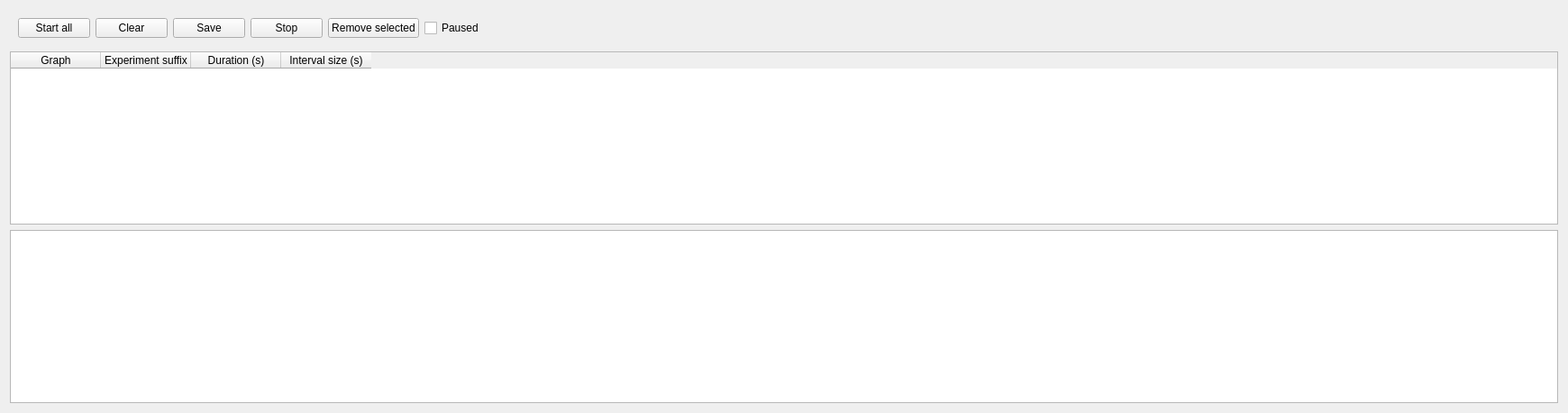
      <widget class="QWidget" name="tabQueue">
       <attribute name="title">
        <string>Queue</string>
       </attribute>
       <layout class="QVBoxLayout" name="verticalLayout_16">
        <item>
         <widget class="QWidget" name="widget_8" native="true">
          <layout class="QHBoxLayout" name="horizontalLayout_14">
           <item>
            <widget class="QPushButton" name="btnQueueStartAll">
             <property name="text">
              <string>Start all</string>
             </property>
            </widget>
           </item>
           <item>
            <widget class="QPushButton" name="btnQueueClear">
             <property name="text">
              <string>Clear</string>
             </property>
            </widget>
           </item>
           <item>
            <widget class="QPushButton" name="btnQueueSave">
             <property name="text">
              <string>Save</string>
             </property>
            </widget>
           </item>
           <item>
            <widget class="QPushButton" name="btnQueueStop">
             <property name="text">
              <string>Stop</string>
             </property>
            </widget>
           </item>
           <item>
            <widget class="QPushButton" name="btnQueueRemove">
             <property name="text">
              <string>Remove selected</string>
             </property>
            </widget>
           </item>
           <item>
            <widget class="QCheckBox" name="checkQueuePaused">
             <property name="toolTip">
              <string>When enabled, the application will let the current experiment finish, but will not start new experiments.</string>
             </property>
             <property name="text">
              <string>Paused</string>
             </property>
            </widget>
           </item>
           <item>
            <spacer name="horizontalSpacer_11">
             <property name="orientation">
              <enum>Qt::Horizontal</enum>
             </property>
             <property name="sizeHint" stdset="0">
              <size>
               <width>1183</width>
               <height>20</height>
              </size>
             </property>
            </spacer>
           </item>
          </layout>
         </widget>
        </item>
        <item>
         <widget class="QTableWidget" name="tableExperimentQueue">
          <property name="selectionBehavior">
           <enum>QAbstractItemView::SelectRows</enum>
          </property>
          <column>
           <property name="text">
            <string>Graph</string>
           </property>
          </column>
          <column>
           <property name="text">
            <string>Experiment suffix</string>
           </property>
          </column>
          <column>
           <property name="text">
            <string>Duration (s)</string>
           </property>
          </column>
          <column>
           <property name="text">
            <string>Interval size (s)</string>
           </property>
          </column>
         </widget>
        </item>
        <item>
         <widget class="QPlainTextEdit" name="txtExperimentQueue"/>
        </item>
       </layout>
      </widget>
